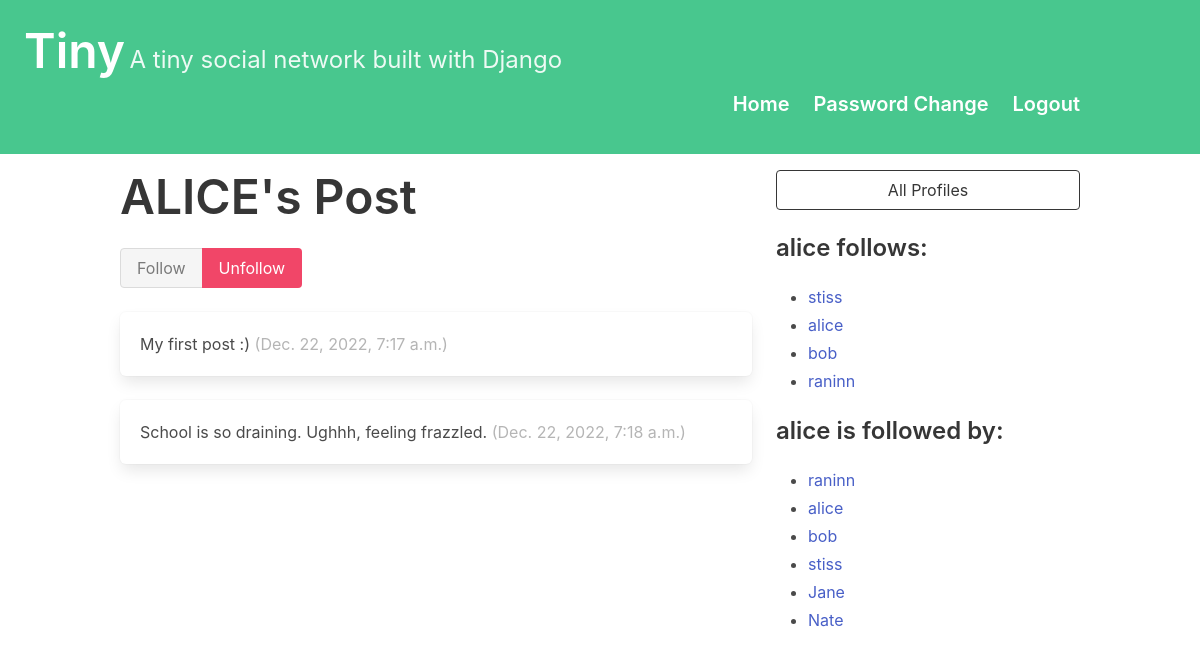
The app's page /profile/2 (signed in) with its own data.
### dwitter/models.py (models this page shows, shortened)
class Profile(models.Model):
    user = models.OneToOneField(User, on_delete=models.CASCADE)
    follows = models.ManyToManyField(
        "self",
        related_name="followed_by",
        symmetrical=False,
        blank=True
    )
    def __str__(self):
        return self.user.username

class Dweet(models.Model):
    user = models.ForeignKey(User,
                             related_name="dweets",
                             on_delete=models.DO_NOTHING)
    body = models.CharField(max_length=140)
    created_at = models.DateTimeField(auto_now_add=True)

### dwitter/views.py (the view, shortened to what this page needs)
# urls.py: path("profile/<int:pk>", profile, name="profile"),
def profile(request, pk):
    if not hasattr(request.user, 'profile'):
        missing_profile = Profile(user=request.user)
        missing_profile.save()
    profile = Profile.objects.get(pk=pk)
    return render(request, "dwitter/profile.html", {"profile": profile})

### dwitter/templates/dwitter/profile.html (shortened to what this page needs)
{% extends 'base.html' %}
{% block content %}
<div class="column">
    <div class="block">
    <h1 class="title is-1">
        {{profile.user.username|upper}}'s Post
    </h1>
    <form method="post">
        <div class="buttons has-addons">
        {% if profile in user.profile.follows.all %}
            <button class="button is-success is-static">
                Follow
            </button>
            <button class="button is-danger"
                    name="follow"
                    value="unfollow">
                Unfollow
            </button>
        {% endif %}
        </div>
    </form>
    </div>
    <div class="content">
        {% for dweet in profile.user.dweets.all %}
            <div class="box">
                {{ dweet.body }}
                <span class="is-small has-text-grey-light">
                    ({{ dweet.created_at }})
                </span>
            </div>
        {% endfor %}
    </div>
</div>
<div class="column is-one-third">
    <div class="block">
        <a href="{% url 'dwitter:profile_list' %}">
            <button class="button is-dark is-outlined is-fullwidth">
                All Profiles
            </button>
        </a>
    </div>
    <div class="block">
        <h3 class="title is-4">
            {{profile.user.username}} follows:
        </h3>
        <div class="content">
            <ul>
            {% for following in profile.follows.all %}
                <li>
                    <a href="{% url 'dwitter:profile' following.id %}">
                        {{ following }}
                    </a>
                </li>
            {% endfor %}
            </ul>
        </div>
    </div>
    <div class="block">
        <h3 class="title is-4">
            {{profile.user.username}} is followed by:
        </h3>
        <div class="content">
            <ul>
            {% for follower in profile.followed_by.all %}
                <li>
                    <a href="{% url 'dwitter:profile' follower.id %}">
                        {{ follower }}
                    </a>
                </li>
            {% endfor %}
            </ul>
        </div>
    </div>
</div>
{% endblock content %}

### records on screen
Profile: user.username "ALICE", user.username "alice"
Dweet: body "My first post :)", created_at "Dec. 22, 2022, 7:17 a.m."
Dweet: body "School is so draining. Ughhh, feeling frazzled.", created_at "Dec. 22, 2022, 7:18 a.m."
Profile: user.username "stiss"
Profile: user.username "bob"
Profile: user.username "raninn"
Profile: user.username "Jane"
Profile: user.username "Nate"
